Frame 1 (no input): blank canvas, image omitted
Frame 60 (no input): blank canvas, image omitted
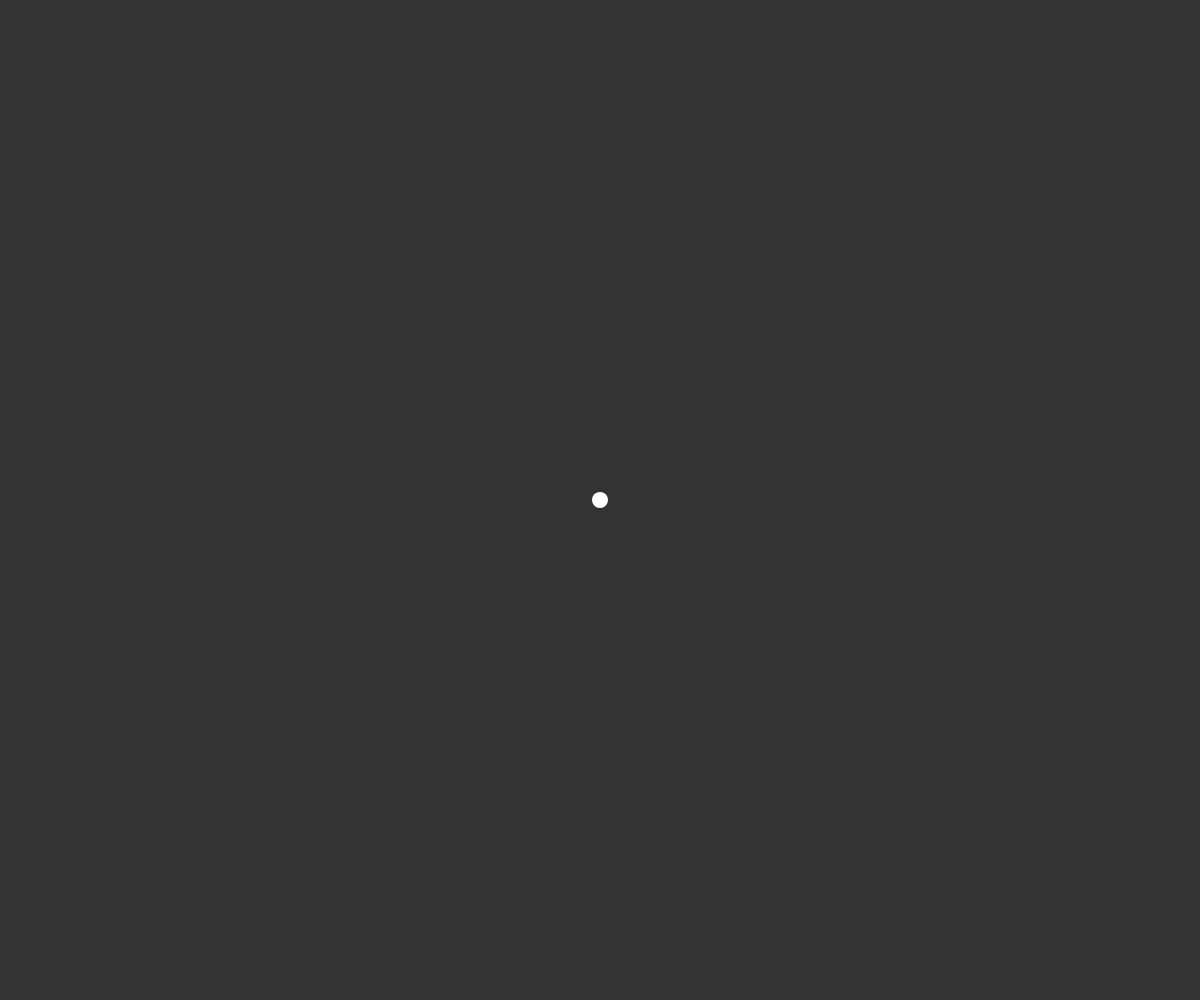
Frame 120 (the mouse pressed at the canvas centre since frame 60)

The p5.js sketch whose frames 1 and 60 were blank and that drew this single picture after the mouse press (run headless with seeded random() and noise() and a simulated clock; from frame 60 on, the mouse is pressed at the canvas centre):

// p5.js sketch
// ── sketch.js
var points = []

function setup() {
    // put setup code here
    createCanvas(windowWidth, windowHeight)
}

function mousePressed() {
    var p = createVector(mouseX, mouseY)
    points.push(p)
}

function draw() {
    // put drawing code here
    background(51)
    let visited = []
    let unvisited = []
    arrayCopy(points, unvisited)
    if (visited.length == 0) {
        visited.push(unvisited[0])
        unvisited.splice(0, 1)
    }
    while (unvisited.length > 0) {
        var limit = 10000000
        var vIndex
        var unvIndex
        for (var i = 0; i < visited.length; i++) {
            for (var j = 0; j < unvisited.length; j++) {
                var v1 = visited[i]
                var v2 = unvisited[j]
                var d = dist(v1.x, v1.y, v2.x, v2.y)
                if (d < limit) {
                    limit = d
                    unvIndex = j
                    vIndex = i
                }
            }
        }
        var p1 = visited[vIndex]
        var p2 = unvisited[unvIndex]
        stroke(150,155,250)
        strokeWeight(2)
        line(p1.x, p1.y, p2.x, p2.y)
        visited.push(p2)
        unvisited.splice(unvIndex, 1)
    }

    points.forEach(point => {
      noStroke();
      ellipse(point.x, point.y, 16, 16);
    });
}
